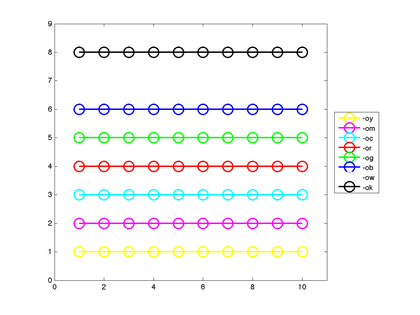
%> input picture testcode/test_color.png, 420 x 315 px, shrunk from 1201 x 900 before the run
$ octave test_color.m   (GNU Octave 9; MATLAB toolbox functions it lacks are replaced by stand-ins)
%> lines starting %> are read from the running program, lines starting %| are printed output that depends on the picture
% test color

h = figure(1);
m_size = 15;
line_width = 2;

line_style = {'-','--',':','-.'};
line_marker = {'o','+','*','.','x','s','d','^','v','>','<','p','h'};
line_color = {'y','m','c','r','g','b','w','k'};

x = 1:10;
n = numel(x);
str_legend = {};
count = 0;
% [12 lines of commented-out code are left out]
for i = 1:1
    for j = 1:1
        for k = 1:numel(line_color)
            count = count + 1
            str_type = strcat(line_style{i}, line_marker{j}, line_color{k});
            str_legend{count} = str_type;
            plot(x, ones(1,n)*count, str_type, ...
                'LineWidth', line_width, 'MarkerSize', m_size);
            hold on;
        end
    end
end
set(gca,'YLim',[0,9]);
set(gca,'XLim',[0,11]);
legend(str_legend, ...
    'Location','EastOutside');
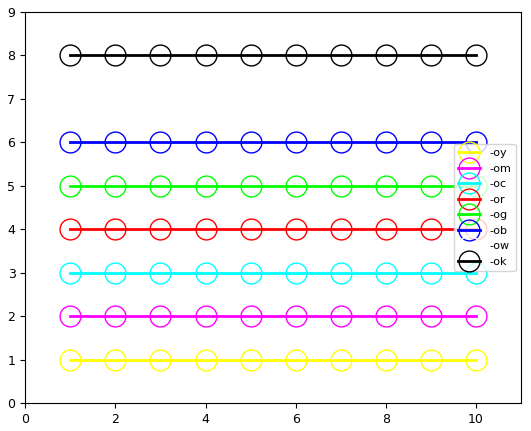
%> figure redrawn from the program's plot data
print(h,'-dpng','test_color.png');

%%
im = imread('test_color.png');
%> im is the input picture: size 315x420x3 uint8; mean R, G, B 247.2, 247.2, 247.2
gray = rgb2gray(im);
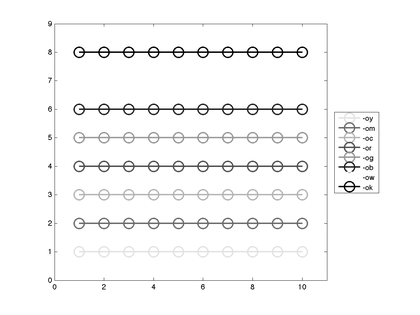
%> gray: size 315x420 uint8; min 0, max 255, mean 247.2
imshow(gray);
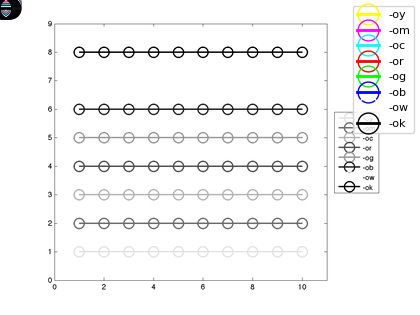
%> figure redrawn from the program's plot data

$ run again, with testcode/makeclassificationtest.jpg saved as testcode/test_color.png
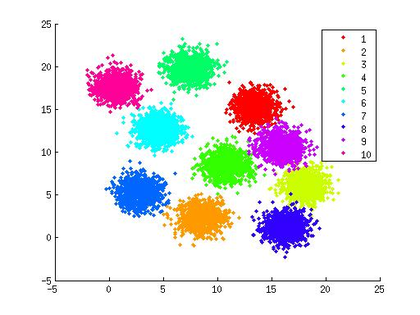
%> input picture testcode/makeclassificationtest.jpg, 420 x 315 px, shrunk from 512 x 384 before the run
%> im is the input picture: size 315x420x3 uint8; mean R, G, B 231.8, 232.7, 231.9
%> `gray = rgb2gray(im);`:
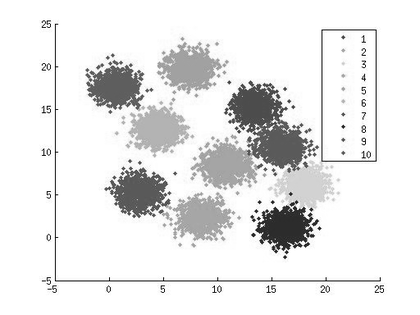
%> gray: size 315x420 uint8; min 0, max 255, mean 232.3
%> `imshow(gray);`:
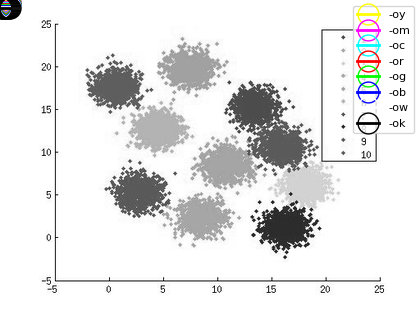
%> figure redrawn from the program's plot data
